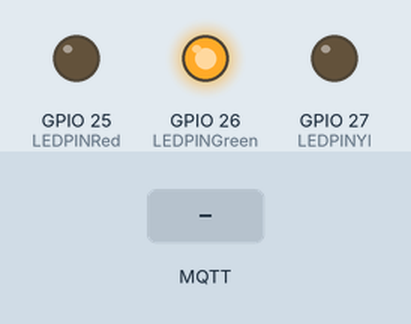
Simulated run of this sketch. Board: ESP32. Shown: output pins drawn as LEDs (lit = HIGH). Dashed ring = blinking. The inputs (shaded band) are chosen by the test bench. WiFi joins after 1.5 s; servers stay silent unless stated; random numbers use the default seed unless the sketch sets one; no MQTT or app messages arrive unless stated; what the sketch prints to the serial monitor is not drawn.

Above: at 2.7 s.
2.8 s: MQTT message "1" arrives on the first subscribed topic
At 3.2 s:
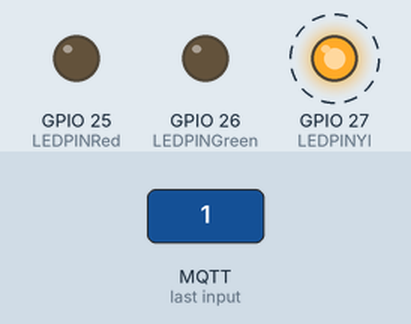
5.8 s: MQTT message "0" arrives on the first subscribed topic
At 13.7 s:
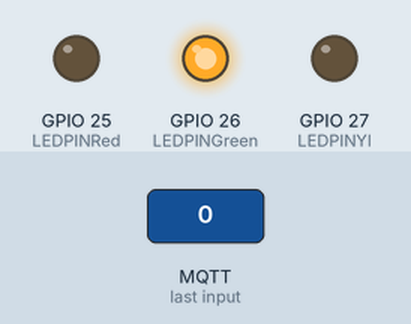
Timing chart, 0 to 14.8 s (numbered marks = the images above; inputs shaded):
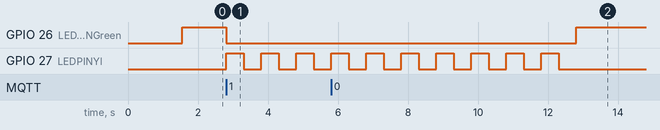

The sketch:

iotblt.ino
```cpp
#include <WiFi.h>
#include <PubSubClient.h>

const char* ssid = "do";
const char* password = "12341234";

#define MQTT_SERVER "broker.mqttdashboard.com"
#define MQTT_PORT 1883
#define MQTT_USER "anhdobui2002@gmail.com"
#define MQTT_PASSWORD "Nhom12toth02"
#define MQTT_LED_TOPIC "ESP32/Led"

#define LEDPINRed 25
#define LEDPINGreen 26
#define LEDPINYl 27


unsigned long previousMillis = 0;
const long interval = 5000;
int current_ledState = LOW;
int last_ledState = LOW;

WiFiClient wifiClient;
PubSubClient client(wifiClient);


void setup_wifi() {
  Serial.print("Connecting to ");
  Serial.println(ssid);
  WiFi.begin(ssid, password);
  while (WiFi.status() != WL_CONNECTED) {
    delay(500);
    Serial.print(".");
  }
  randomSeed(micros());
  Serial.println("");
  Serial.println("WiFi connected");
  Serial.println("IP address: ");
  Serial.println(WiFi.localIP());
}

void connect_to_broker() {
  while (!client.connected()) {
    Serial.print("Attempting MQTT connection...");
    String clientId = "ESP32";
    clientId += String(random(0xffff), HEX);
    if (client.connect(clientId.c_str(), MQTT_USER, MQTT_PASSWORD)) {
      Serial.println("connected");
      client.subscribe(MQTT_LED_TOPIC);
    } else {
      Serial.print("failed, rc=");
      Serial.print(client.state());
      Serial.println(" try again in 2 seconds");
      delay(2000);
    }
  }
}

void callback(char* topic, byte *payload, unsigned int length) {
  Serial.println("-------new message from broker-----");
  Serial.print("topic: ");
  Serial.println(topic);
  Serial.print("message: ");
  Serial.write(payload, length);
  Serial.println();
  if (*payload == '1') current_ledState = HIGH;
  if (*payload == '0') current_ledState = LOW;
}

void changeLed(int current_ledState_Red){
  digitalWrite(LEDPINRed, LOW);
  digitalWrite(LEDPINGreen, LOW);
  for(int i=0; i<5; i++){
    digitalWrite(LEDPINYl, HIGH);
    delay(500);
    digitalWrite(LEDPINYl, LOW);
    delay(500);
  }
  digitalWrite(LEDPINGreen, !current_ledState_Red);
  digitalWrite(LEDPINRed, current_ledState_Red);
}

void setup() {
  Serial.begin(115200);
  Serial.setTimeout(500);

  setup_wifi();
  client.setServer(MQTT_SERVER, MQTT_PORT );
  client.setCallback(callback);
  connect_to_broker();
  pinMode(LEDPINRed, OUTPUT);
  pinMode(LEDPINGreen, OUTPUT);
  pinMode(LEDPINYl, OUTPUT);
  digitalWrite(LEDPINRed, current_ledState);
  digitalWrite(LEDPINGreen, !current_ledState);
  digitalWrite(LEDPINYl, LOW);
}
void loop() {
  client.loop();
  if (!client.connected()) {
    connect_to_broker();
  }
  if (last_ledState != current_ledState) {
    last_ledState = current_ledState;
    changeLed(current_ledState);
  }

}
```

Measured:
- after the input at 2.8 s, GPIO 26 (LEDPINGreen): HIGH → LOW at once; GPIO 27 (LEDPINYl): alternates HIGH for 0.50 s and LOW for 0.50 s, starting at once
- after the input at 5.8 s, GPIO 26 (LEDPINGreen): LOW → HIGH after 7.0 s
